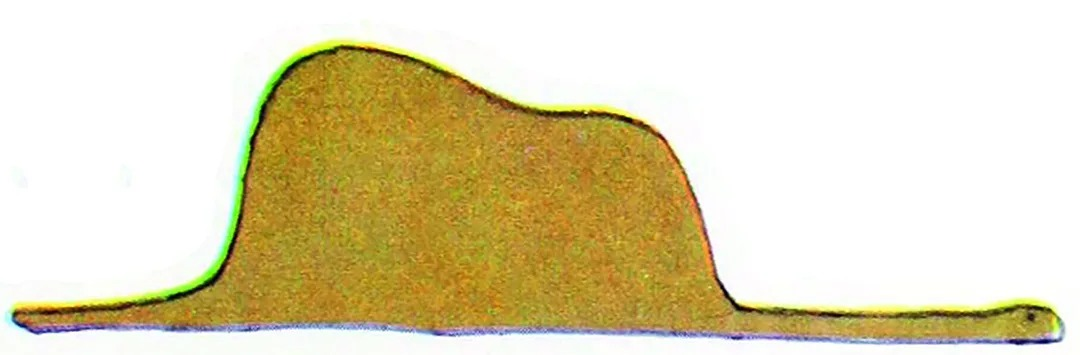
#> input picture russian/illustrations/ill_ch02_boa_closed.png, 1080 x 355 px
$ python -i extract_illustrations.py   (imports and definitions only)
#> lines starting #> are read from the running program, lines starting #| are printed output that depends on the picture
#> further down, picture is the input picture: PIL image 1080x355 RGB; mean R, G, B 224.4, 214.4, 180.3
# -*- coding: utf-8 -*-
"""
Extract Saint-Exupéry illustrations from the Russian PDF (v3, robust).

Two strategies, in order:
  A) Raster images present on the page -> use Document.extract_image(xref)
     to dump the ORIGINAL embedded bytes (no re-render, no crop -> never
     truncated). Saved as ill_p{pdfpage}_x{xref}.png.
  B) No raster but significant vector drawings -> render the whole page at
     ZOOM, paint text bboxes white, trim to content. Saved as
     ill_p{pdfpage}_v.png (vector fallback).

Filename convention is preserved so existing placement.json keeps working.
"""
import os, sys, json
import pymupdf as fitz
from PIL import Image, ImageDraw

PDF = r"D:\360极速浏览器X下载\Маленький принц (Сент-Экзюпери де Антуан).pdf"
ROOT = os.path.join(os.path.dirname(os.path.abspath(__file__)), "..")
OUT = os.path.join(ROOT, "illustrations")
# [1 line not run here, left out]

ZOOM = 2.0
DRAW_FRAC = 0.06
MIN_W, MIN_H = 60, 60

# [1 line not run here, left out]
catalog = []

def trim(img, threshold=248, pad=10):
#> called with threshold = 248, pad = 10
    g = img.convert("L")
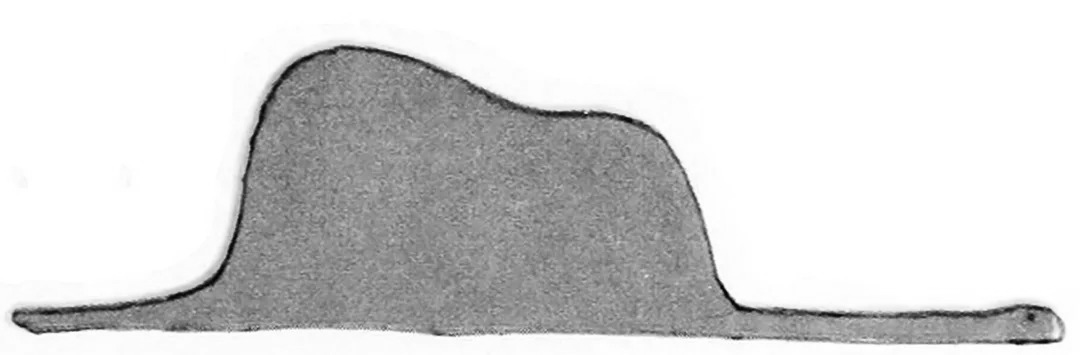
#> g: PIL image 1080x355 L; min 1, max 255, mean 213.5
    bbox = g.point(lambda v: 0 if v >= threshold else 255).getbbox()
#> bbox = (3, 24, 1067, 355)
    if not bbox:
        return img
    x0, y0, x1, y1 = bbox
#> x0 = 3; y0 = 24; x1 = 1067; y1 = 355
    W, H = img.size
#> W = 1080; H = 355
    x0 = max(0, x0 - pad); y0 = max(0, y0 - pad)
#> after `x0 = max(0, x0 - pad)`: x0 = 0
#> after `y0 = max(0, y0 - pad)`: y0 = 14
    x1 = min(W, x1 + pad); y1 = min(H, y1 + pad)
#> after `x1 = min(W, x1 + pad)`: x1 = 1077
    return img.crop((x0, y0, x1, y1))
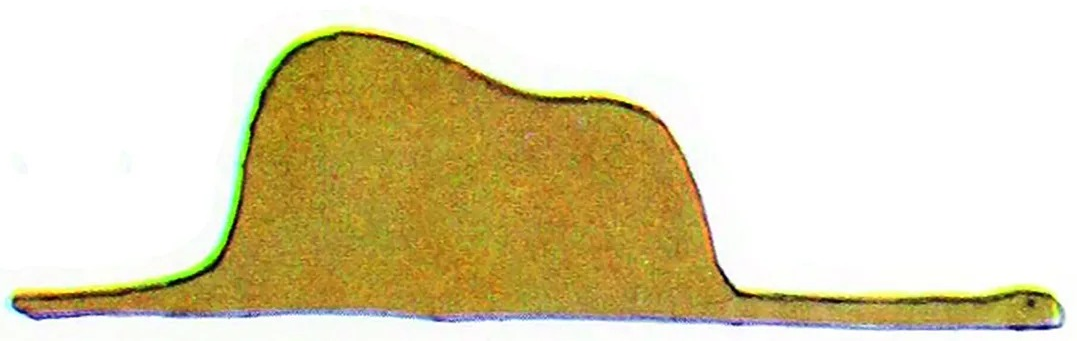
#> returned value: PIL image 1077x341 RGB; mean R, G, B 223, 212.6, 177

def render_full(page):
    pm = page.get_pixmap(matrix=fitz.Matrix(ZOOM, ZOOM), alpha=True)
    return Image.frombytes("RGBA", (pm.width, pm.height), pm.samples)

def paint_text_white(img, page):
    W, H = img.size
    mask = Image.new("L", (W, H), 0)
    drw = ImageDraw.Draw(mask)
    for block in page.get_text("blocks"):
        x0, y0, x1, y1, *_ = block
        drw.rectangle([x0*ZOOM, y0*ZOOM, x1*ZOOM, y1*ZOOM], fill=255)
    overlay = Image.new("RGBA", (W, H), (255, 255, 255, 255))
    img.paste(overlay, (0, 0), mask)
    return img

processed_xref = set()

# [76 lines not run here, left out]

>>> from PIL import Image
>>> picture = Image.open('../illustrations/ill_ch02_boa_closed.png')
>>> result = trim(picture)
